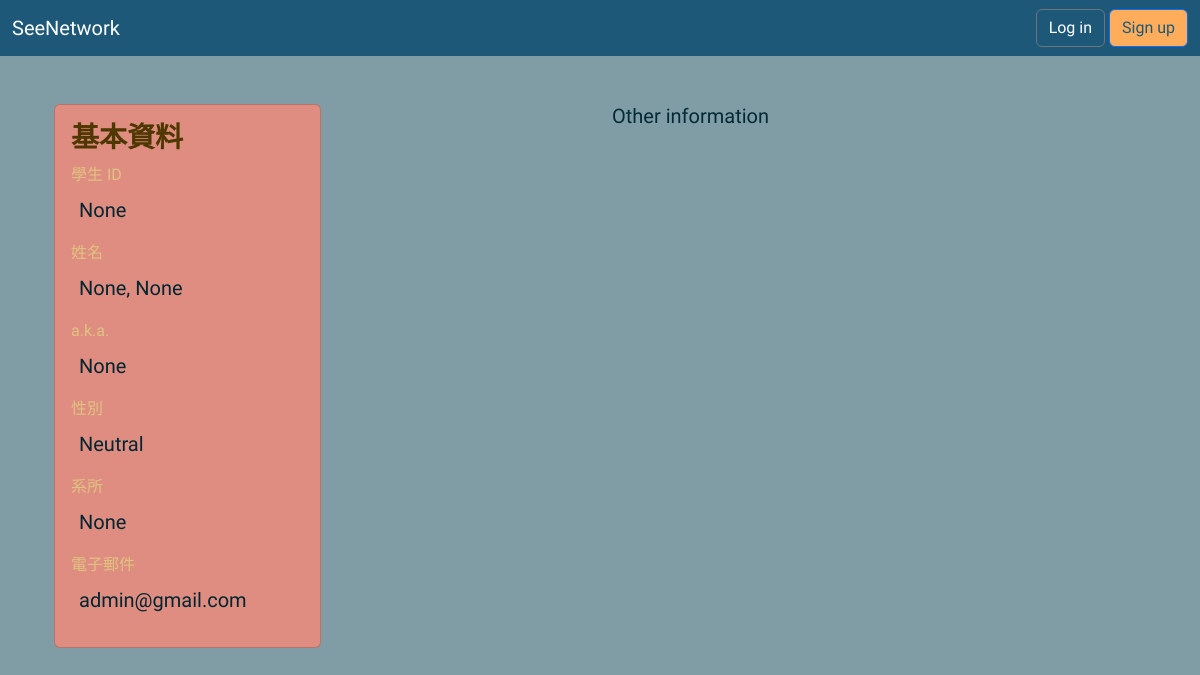
The app's page /profile/wecdqwdwqdc with its own data.
### accounts/models.py (models this page shows, shortened)
class CustomUser(AbstractUser):
    student_id = models.CharField(max_length=10, unique=True, blank=True, null=True)
    first_name = models.CharField(max_length=30, blank=True, null=True)
    last_name = models.CharField(max_length=30, blank=True, null=True)
    nick_name = models.CharField(max_length=30, blank=True, null=True)
    gender = models.CharField(max_length=1, default='n', choices=Gender.choices)
    department = models.CharField(max_length=10, blank=True, null=True, choices=Department.choices)
    slug = models.SlugField(max_length=25, verbose_name='User Slug', unique=True)
    class Meta:
        verbose_name = 'User'
        verbose_name_plural = 'Users'

### accounts/views.py (the view)
# urls.py: path('profile/<slug:user_slug>', accounts_views.profile_view, name='profile_view'),
def profile_view(request, user_slug):
    user = request.user
    profile_owner = get_object_or_404(User, slug=user_slug)
    profile_form = UserProfileForm(instance=profile_owner)
    if request.method == 'GET':
    	show_current_profile=True
    if request.method == 'POST':
        profile_form = UserProfileForm(request.POST, instance=user)
        if profile_form.is_valid():
            profile_form.save()
    return render(request, 'profile.html', {'user': user, 'profile_owner': profile_owner, 'profile_form': profile_form, 'show_current_profile': show_current_profile, 'slug': user_slug})

### templates/profile.html (shortened to what this page needs)
{% extends 'base.html' %}
{% load static %}
{% block stylesheet %}
  <link rel="stylesheet" href="{% static 'css/dark-light.css' %}">
{% endblock %}
{% load user_filter %}
{% block content %}
  <div class="container-fluid adaptive">
    <div class="row">
      <div class="col-md-6">
        <div class="card w-50 profile-adaptive">
          <div class="card-body">
            <h5 class="card-title fs-3 fw-bolder profile-adaptive">基本資料</h5>
            <div class="mb-3">
              <label for="student_id" class="form-label fs-6 profile-adaptive">學生 ID</label>
              <p class="fw-normal ms-2 fs-5 profile-adaptive">{{ profile_owner.student_id }}</p>
            </div>
            <div class="mb-3">
              <label for="first_name" class="form-label fs-6 profile-adaptive">姓名</label>
              <p class="fw-normal ms-2 fs-5 profile-adaptive">{{ profile_owner.first_name }}, {{ profile_owner.last_name }}</p>
            </div>
            <div class="mb-3">
              <label for="nick_name" class="form-label fs-6 profile-adaptive">a.k.a.</label>
              <p class="fw-normal ms-2 fs-5 profile-adaptive">{{ profile_owner.nick_name }}</p>
            </div>
            <div class="mb-3">
              <label for="gender" class="form-label fs-6 profile-adaptive">性別</label>
              <p class="fw-normal ms-2 fs-5 profile-adaptive">{{ profile_owner.get_gender_display }}</p>
            </div>
            <div class="mb-3">
              <label for="department" class="form-label fs-6 profile-adaptive">系所</label>
              <p class="fw-normal ms-2 fs-5 profile-adaptive">{{ profile_owner.get_department_display }}</p>
            </div>
            <div class="mb-3">
              <label for="email" class="form-label fs-6 profile-adaptive">電子郵件</label>
              <p class="fw-normal ms-2 fs-5 profile-adaptive">{{ profile_owner.email }}</p>
            </div>
          </div>
        </div>
      </div>
      <div class="col-md-6">
        <h5 class="card-title">Other information</h5>
      </div>
    </div>
  </div>
  {% if profile_owner.slug  == user.slug %}
  {% load crispy_forms_tags %}
  {% endif %}
{% endblock %}

### static/css/dark-light.css (style rules this page uses)
@media (prefers-color-scheme: light) { body { background: #809DA5; } }
@media (prefers-color-scheme: light) { .container-fluid.adaptive { background: #809DA5; color: #012B37; } }
@media (prefers-color-scheme: light) { .card.profile-adaptive { background: #DF8D80; color: #809DA5; } }
@media (prefers-color-scheme: light) { .card-title.profile-adaptive { background: ; color: #4E3700; } }
@media (prefers-color-scheme: light) { .form-label.profile-adaptive { background: ; color: #DFC380; } }
@media (prefers-color-scheme: light) { .fw-normal.profile-adaptive { color: #012631; } }

### static/css/nav.css (style rules this page uses)
body { font-family: "Roboto", sans-serif; background: #E6E9ED; min-height: 100vh; position: relative; }

### templates/base.html (style rules this page uses)
body { font-family: 'sans-hant'; }

### records on screen
CustomUser: student_id "None", first_name "None", last_name "None", nick_name "None", gender "Neutral", department "None", email "admin@gmail.com"
